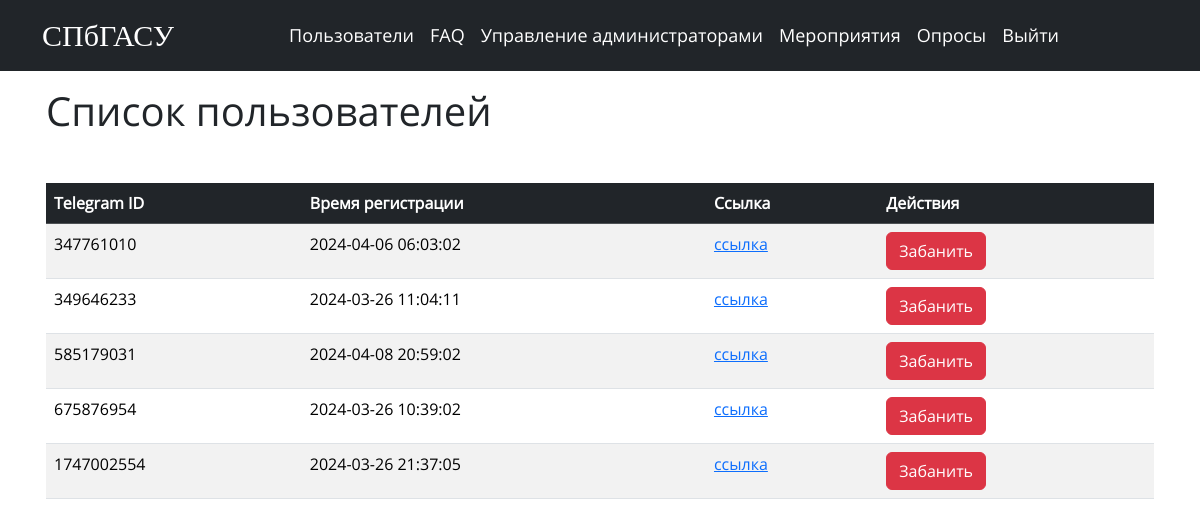
Screenshot of /users with the database file from the repository.
### tables this page shows
CREATE TABLE users
                 (tg_id INTEGER PRIMARY KEY, registration_time TEXT);

### web/index.py (the view)
@app.route('/users', methods=['GET', 'POST'])
@auth.login_required
def users():
    users_list = get_all_users()
    banned_users = getAllBannedUsers()
    return render_template('users.html', users=users_list, banned_users=list((f[1] for f in banned_users)))

### utility/db.py (called while the page is built)
def getAllBannedUsers():
    conn = sqlite3.connect('my_database.db')
    c = conn.cursor()
    c.execute("SELECT * FROM banned_users")
    users = c.fetchall()
    conn.close()
    return users

def get_all_users():
    conn = sqlite3.connect('my_database.db')
    c = conn.cursor()
    c.execute("SELECT * FROM users")
    a = list(c.fetchall())
    conn.commit()
    conn.close()
    return a

### web/templates/users.html (shortened to what this page needs)
<!DOCTYPE html>
<html>
<head>
    <link href="https://cdn.jsdelivr.net/npm/bootstrap@5.3.3/dist/css/bootstrap.min.css" rel="stylesheet"
>
    <link rel="stylesheet" href="{{ url_for('static', filename='styles.css') }}">
</head>
<body>
    {% include 'header.html' %}
    <div class="p-3 container">
        <h1 class="mb-4">Список пользователей</h1>
        <div class="table-responsive-md my-5">
        <table class="table table-striped table-hover">
            <thead class="table-dark">
                <tr>
                    <th>Telegram ID</th>
                    <th>Время регистрации</th>
                    <th>Ссылка</th>
                    <th>Действия</th>
                </tr>
            </thead>
            <tbody>
                {% for user in users %}
                <tr>
                    <td>{{ user[0] }}</td>
                    <td>{{ user[1] }}</td>
                    <td><a target="_blank" href="https://t.me/technes_bot?start={{user[0]}}">ссылка</a></td>
                        {% if user[0] in banned_users %}
                    <td>
                        <form action="/unban_user/{{ user[0] }}" method="post">
                            <button type="submit" class="btn btn-success">Разбанить</button>
                        </form>
                    </td>
                    {% else %}
                    <td>
                        <form action="/ban_user/{{ user[0] }}" method="post">
                            <button type="submit" class="btn btn-danger">Забанить</button>
                        </form>
                    </td>
                    {% endif %}
                </tr>
                {% endfor %}
            </tbody>
        </table>
        </div>
    </div>
</body>
</html>

### web/static/styles.css (style rules this page uses)
:root { --primary-color: #0000ff; --secondary-color: #e2d7d3; --accent-color: #7daae3; --dark-color: #7994c2; --text-color: #000000; }
* { font-family: 'Open'; }

### rows the page displays
users: tg_id "347761010", registration_time "2024-04-06 06:03:02"
users: tg_id "349646233", registration_time "2024-03-26 11:04:11"
users: tg_id "585179031", registration_time "2024-04-08 20:59:02"
users: tg_id "675876954", registration_time "2024-03-26 10:39:02"
users: tg_id "1747002554", registration_time "2024-03-26 21:37:05"
